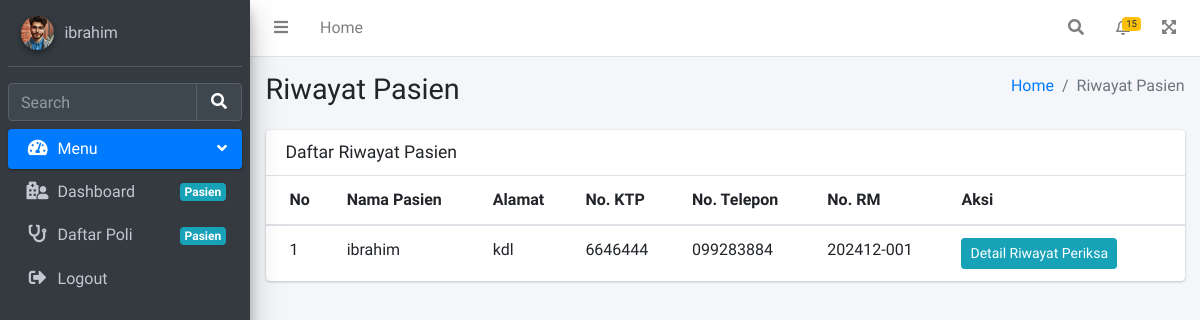
Screenshot of /riwayatPasien.php (signed in) with the database file from the repository.
### tables this page shows
CREATE TABLE `periksa` (
  `id` int(11) NOT NULL,
  `id_daftar_poli` int(11) UNSIGNED NOT NULL,
  `tgl_periksa` datetime NOT NULL,
  `catatan` text NOT NULL,
  `biaya_periksa` int(11) NOT NULL
);

CREATE TABLE `pasien` (
  `id` int(10) UNSIGNED NOT NULL,
  `nama` varchar(255) NOT NULL,
  `password` varchar(50) NOT NULL,
  `alamat` varchar(255) NOT NULL,
  `no_ktp` varchar(255) NOT NULL,
  `no_hp` varchar(50) NOT NULL,
  `no_rm` varchar(25) NOT NULL
);

### pages/riwayatPasien/index.php (the view, shortened to what this page needs)
<div class="content-header">
    <div class="container-fluid">
        <div class="row mb-2">
            <div class="col-sm-6">
                <h1 class="m-0">Riwayat Pasien</h1>
            </div>
            <div class="col-sm-6">
                <ol class="breadcrumb float-sm-right">
                    <li class="breadcrumb-item"><a href="index.php?page=home">Home</a></li>
                    <li class="breadcrumb-item active">Riwayat Pasien</li>
                </ol>
            </div>
        </div>
    </div>
</div>
<div class="content">
    <div class="container-fluid">
        <div class="row">
            <div class="col-12">
                <div class="card">
                    <div class="card-header">
                        <h3 class="card-title">Daftar Riwayat Pasien</h3>
                    </div>
                    <div class="card-body table-responsive p-0">
                        <table class="table table-hover text-nowrap">
                            <thead>
                                <tr>
                                    <th>No</th>
                                    <th>Nama Pasien</th>
                                    <th>Alamat</th>
                                    <th>No. KTP</th>
                                    <th>No. Telepon</th>
                                    <th>No. RM</th>
                                    <th>Aksi</th>
                                </tr>
                            </thead>
                            <tbody>
                                <?php
                                $no = 1;
                                require 'config/koneksi.php';
                                $query = "SELECT daftar_poli.status_periksa, periksa.id, pasien.alamat, pasien.id as idPasien, pasien.no_ktp,
                                pasien.no_hp, pasien.no_rm, periksa.tgl_periksa, pasien.nama as namaPasien, dokter.nama,
                                daftar_poli.keluhan, periksa.catatan, GROUP_CONCAT(obat.nama_obat) as namaObat, SUM(obat.harga) AS hargaObat FROM detail_periksa
                                INNER JOIN periksa ON detail_periksa.id_periksa = periksa.id INNER JOIN daftar_poli ON periksa.id_daftar_poli = daftar_poli.id
                                INNER JOIN pasien ON daftar_poli.id_pasien = pasien.id INNER JOIN obat ON detail_periksa.id_obat = obat.id INNER JOIN jadwal_periksa
                                ON daftar_poli.id_jadwal = jadwal_periksa.id INNER JOIN dokter ON jadwal_periksa.id_dokter = dokter.id WHERE status_periksa = '1' GROUP BY pasien.id";
                                $result = mysqli_query($mysqli, $query);
                                while ($data = mysqli_fetch_assoc($result)) {
                                ?>
                                <tr>
                                    <td><?php echo $no++ ?></td>
                                    <td><?php echo $data['namaPasien']; ?></td>
                                    <td><?php echo $data['alamat']; ?></td>
                                    <td><?php echo $data['no_ktp']; ?></td>
                                    <td><?php echo $data['no_hp']; ?></td>
                                    <td><?php echo $data['no_rm']; ?></td>
                                    <td>
                                        <button type='button' class='btn btn-sm btn-info edit-btn' data-toggle="modal"
                                            data-target="#detailModal<?php echo $data['id'] ?>">Detail
                                            Riwayat Periksa</button>
                                    </td>
                                </tr>
                                <?php } ?>
                            </tbody>
                        </table>
                    </div>
                </div>
            </div>
        </div>
    </div>
</div>

### rows the page displays
periksa: pasien.nama "ibrahim", pasien.alamat "kdl", pasien.no_ktp "6646444", pasien.no_hp "099283884", pasien.no_rm "202412-001"

### other values shown
$username "ibrahim"
